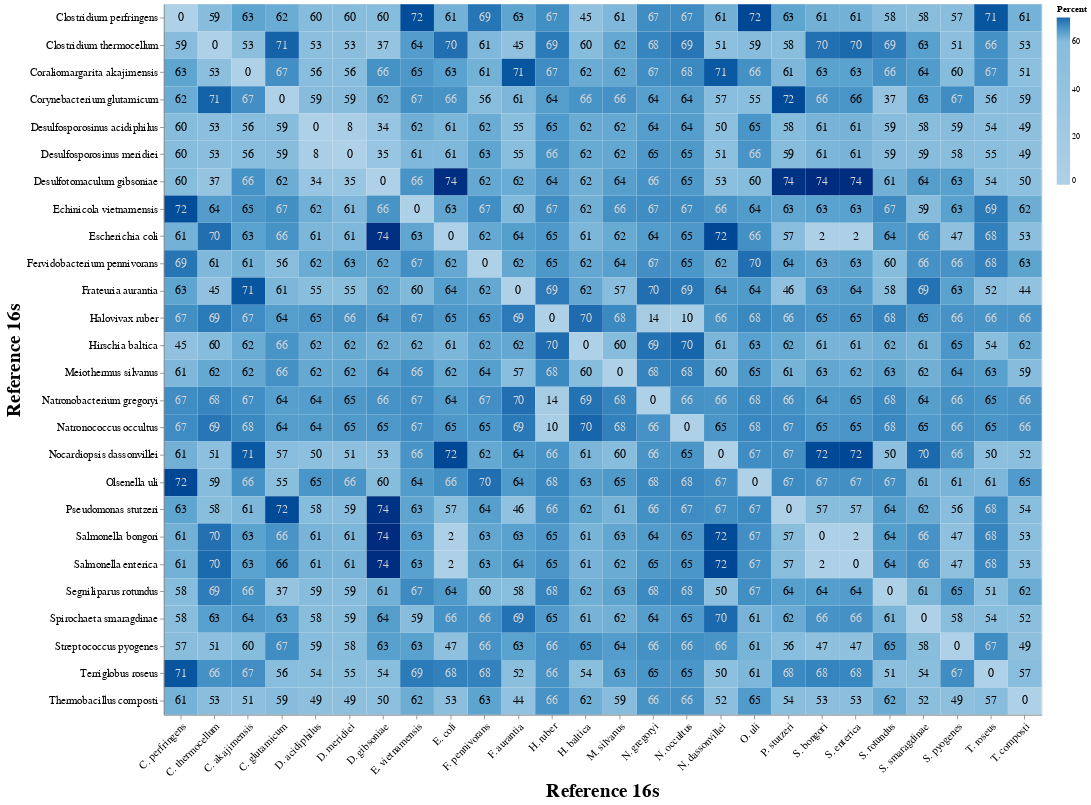

Notebook code for this chart:
### Code cell
base = alt.Chart(
    sortedRefOneDF.copy(),
    # title="Hamming Distances of assembled 16Ss to the true 16Ss for mock MBARC-26"
    ).encode(
    x=alt.X(
        "Reference 2:O",
        scale=alt.Scale(paddingInner=0),
        sort=explicitXAxisOrder,
        axis=alt.Axis(labelAngle=-45),
        title="Reference 16s"
    ),
    y=alt.Y(
        "Reference 1:O",
        scale=alt.Scale(paddingInner=0),
        # sort="x",
        title="Reference 16s"
    )
).properties(
    width= 1050,
    height=850
)

heatmap = base.mark_rect().encode(
    color=alt.Color(
        "Percent:Q",
        scale=alt.Scale(scheme="blues", domain=[0,60,63,68,70])
#         scale=alt.Scale(scheme="blues", domain=[15,57,65,69]),
        
    )
)

text = base.mark_text(
    baseline="middle",
    fontSize=14
    ).encode(
        text=alt.Text("Percent:Q",format=",.0f"),
        color=alt.condition(
            alt.datum.Percent > 65.5,
            alt.value("lightgrey"),
            alt.value("black"),
        )
)

heat_plot = heatmap + text

heat_plot.configure_axis(
    titleFontSize = 23,
    labelFontSize = 13
).configure_title(
    fontSize=30
)

### Figure 1 — Vega-Lite specification as saved in the notebook (floating-point values rounded to 4 significant figures; data arrays with more than 128 entries replaced by an {"elided": "..."} marker saying what was removed)
{"config": {"view": {"continuousWidth": 400, "continuousHeight": 300}, "axis": {"labelFontSize": 13, "titleFontSize": 23}, "title": {"fontSize": 30}}, "layer": [{"mark": "rect", "encoding": {"color": {"field": "Percent", "scale": {"domain": [0, 60, 63, 68, 70], "scheme": "blues"}, "type": "quantitative"}, "x": {"axis": {"labelAngle": -45}, "field": "Reference 2", "scale": {"paddingInner": 0}, "sort": ["C. perfringens", "C. thermocellum", "C. akajimensis", "C. glutamicum", "D. acidiphilus", "D. meridiei", "D. gibsoniae", "E. vietnamensis", "E. coli", "F. pennivorans", "F. aurantia", "H. ruber", "H. baltica", "M. silvanus", "N. gregoryi", "N. occultus", "N. dassonvillei", "O. uli", "P. stutzeri", "S. bongori", "S. enterica", "S. rotundus", "S. smaragdinae", "S. pyogenes", "T. roseus", "T. composti"], "title": "Reference 16s", "type": "ordinal"}, "y": {"field": "Reference 1", "scale": {"paddingInner": 0}, "title": "Reference 16s", "type": "ordinal"}}, "height": 850, "width": 1050}, {"mark": {"type": "text", "baseline": "middle", "fontSize": 14}, "encoding": {"color": {"condition": {"value": "lightgrey", "test": "(datum.Percent > 65.5)"}, "value": "black"}, "text": {"field": "Percent", "format": ",.0f", "type": "quantitative"}, "x": {"axis": {"labelAngle": -45}, "field": "Reference 2", "scale": {"paddingInner": 0}, "sort": ["C. perfringens", "C. thermocellum", "C. akajimensis", "C. glutamicum", "D. acidiphilus", "D. meridiei", "D. gibsoniae", "E. vietnamensis", "E. coli", "F. pennivorans", "F. aurantia", "H. ruber", "H. baltica", "M. silvanus", "N. gregoryi", "N. occultus", "N. dassonvillei", "O. uli", "P. stutzeri", "S. bongori", "S. enterica", "S. rotundus", "S. smaragdinae", "S. pyogenes", "T. roseus", "T. composti"], "title": "Reference 16s", "type": "ordinal"}, "y": {"field": "Reference 1", "scale": {"paddingInner": 0}, "title": "Reference 16s", "type": "ordinal"}}, "height": 850, "width": 1050}], "data": {"name": "data-4e12aaf18a32b10325a8fe82982fddcd"}, "$schema": "https://vega.github.io/schema/vega-lite/v4.17.0.json", "datasets": {"data-4e12aaf18a32b10325a8fe82982fddcd": {"elided": "676 records"}}}
